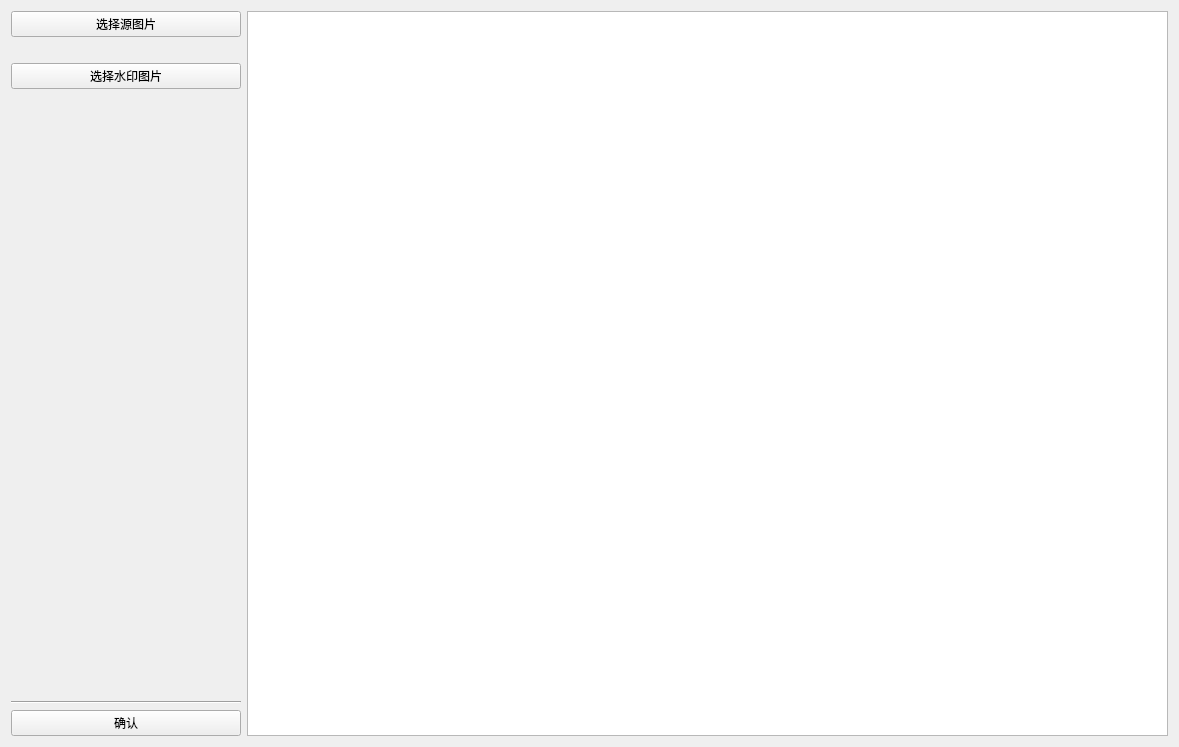
<?xml version="1.0" encoding="UTF-8"?>
<ui version="4.0">
 <class>Form</class>
 <widget class="QWidget" name="Form">
  <property name="geometry">
   <rect>
    <x>0</x>
    <y>0</y>
    <width>1179</width>
    <height>747</height>
   </rect>
  </property>
  <property name="windowTitle">
   <string>Form</string>
  </property>
  <layout class="QHBoxLayout" name="horizontalLayout" stretch="2,8">
   <item>
    <layout class="QVBoxLayout" name="verticalLayout">
     <item>
      <layout class="QVBoxLayout" name="verticalLayout_2">
       <item>
        <widget class="QPushButton" name="selectfile">
         <property name="text">
          <string>选择源图片</string>
         </property>
        </widget>
       </item>
       <item>
        <widget class="QLabel" name="original">
         <property name="sizePolicy">
          <sizepolicy hsizetype="Preferred" vsizetype="Maximum">
           <horstretch>0</horstretch>
           <verstretch>0</verstretch>
          </sizepolicy>
         </property>
         <property name="text">
          <string/>
         </property>
        </widget>
       </item>
       <item>
        <layout class="QVBoxLayout" name="verticalLayout_3">
         <item>
          <widget class="QPushButton" name="selectwatermark">
           <property name="text">
            <string>选择水印图片</string>
           </property>
          </widget>
         </item>
         <item>
          <widget class="QLabel" name="watermark">
           <property name="sizePolicy">
            <sizepolicy hsizetype="Preferred" vsizetype="Maximum">
             <horstretch>0</horstretch>
             <verstretch>0</verstretch>
            </sizepolicy>
           </property>
           <property name="text">
            <string/>
           </property>
          </widget>
         </item>
        </layout>
       </item>
      </layout>
     </item>
     <item>
      <spacer name="verticalSpacer">
       <property name="orientation">
        <enum>Qt::Vertical</enum>
       </property>
       <property name="sizeHint" stdset="0">
        <size>
         <width>20</width>
         <height>40</height>
        </size>
       </property>
      </spacer>
     </item>
     <item>
      <widget class="Line" name="line">
       <property name="orientation">
        <enum>Qt::Horizontal</enum>
       </property>
      </widget>
     </item>
     <item>
      <widget class="QPushButton" name="process">
       <property name="text">
        <string>确认</string>
       </property>
      </widget>
     </item>
    </layout>
   </item>
   <item>
    <widget class="QGraphicsView" name="graphicsView">
     <property name="alignment">
      <set>Qt::AlignLeading|Qt::AlignLeft|Qt::AlignTop</set>
     </property>
    </widget>
   </item>
  </layout>
 </widget>
 <resources/>
 <connections/>
</ui>
